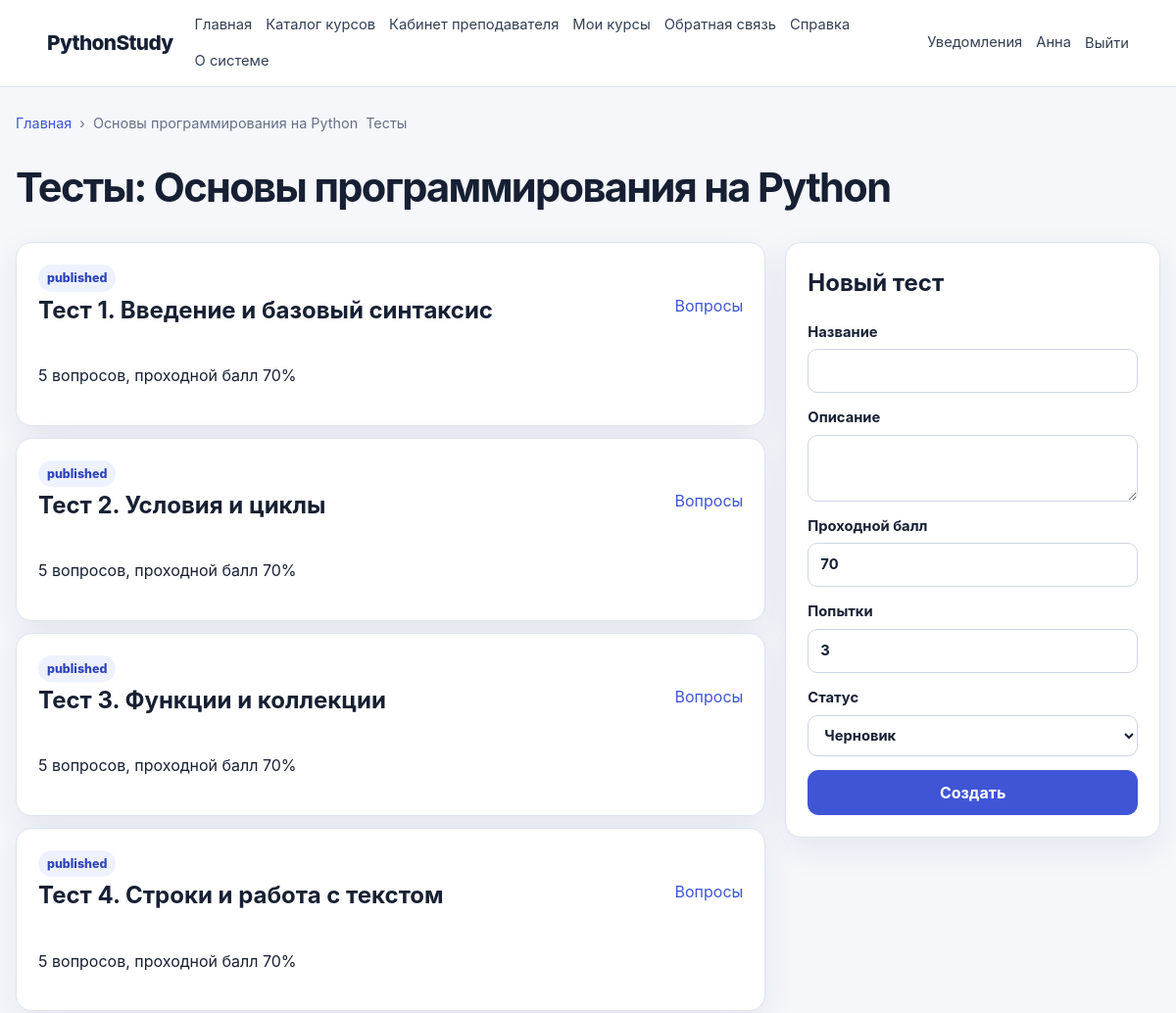
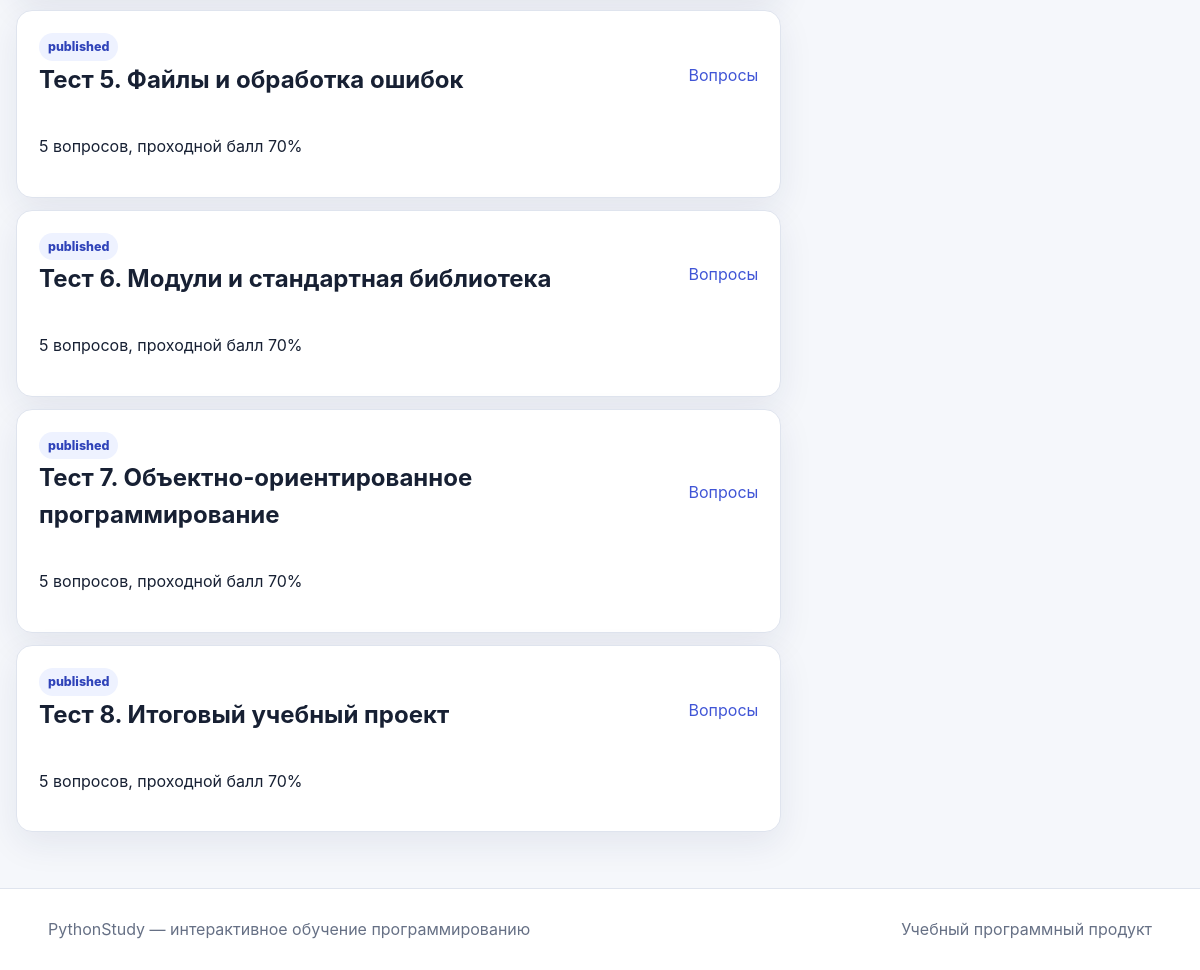
Page /teacher/courses/1/quizzes (signed in) on the committed database (2 pictures, top to bottom).
### app/models/user.py (models this page shows, shortened)
class User(UserMixin, TimestampMixin, db.Model):
    __tablename__ = "users"
    id = db.Column(db.BigInteger().with_variant(db.Integer, "sqlite"), primary_key=True)
    role_id = db.Column(db.BigInteger().with_variant(db.Integer, "sqlite"), db.ForeignKey("roles.id"), nullable=False)
    username = db.Column(db.String(80), unique=True, index=True)
    email = db.Column(db.String(255), unique=True, nullable=False, index=True)
    password_hash = db.Column(db.String(255), nullable=False)
    last_name = db.Column(db.String(100), nullable=False)
    first_name = db.Column(db.String(100), nullable=False)
    middle_name = db.Column(db.String(100))
    avatar_path = db.Column(db.String(500))
    status = db.Column(db.String(30), default="active", nullable=False, index=True)
    is_email_verified = db.Column(db.Boolean, default=False, nullable=False)
    last_login_at = db.Column(db.DateTime(timezone=True))
    role = db.relationship("Role", back_populates="users")
    taught_courses = db.relationship("Course", back_populates="teacher", foreign_keys="Course.teacher_id")
    enrollments = db.relationship("CourseEnrollment", back_populates="user", cascade="all, delete-orphan")
    lesson_progress = db.relationship("LessonProgress", back_populates="user", cascade="all, delete-orphan")
    submissions = db.relationship("Submission", back_populates="user", cascade="all, delete-orphan", foreign_keys="Submission.user_id")
    quiz_attempts = db.relationship("QuizAttempt", back_populates="user", cascade="all, delete-orphan")
    notifications = db.relationship("Notification", back_populates="user", cascade="all, delete-orphan")
    @property
    def is_active_account(self):
        return self.status == "active"
    @property
    def is_active(self):
        return self.is_active_account
    def has_role(self, *codes):
        return bool(self.role and self.role.code in codes)

### app/models/course.py (models this page shows, shortened)
class Course(TimestampMixin, db.Model):
    __tablename__ = "courses"
    id = db.Column(db.BigInteger().with_variant(db.Integer, "sqlite"), primary_key=True)
    teacher_id = db.Column(db.BigInteger().with_variant(db.Integer, "sqlite"), db.ForeignKey("users.id"), nullable=False)
    title = db.Column(db.String(255), nullable=False)
    slug = db.Column(db.String(255), unique=True, nullable=False, index=True)
    short_description = db.Column(db.String(500), nullable=False)
    full_description = db.Column(db.Text, nullable=False)
    cover_path = db.Column(db.String(500))
    difficulty = db.Column(db.String(30), default="beginner", nullable=False)
    status = db.Column(db.String(30), default="draft", nullable=False, index=True)
    estimated_hours = db.Column(db.Integer, default=1, nullable=False)
    passing_score = db.Column(db.Integer, default=70, nullable=False)
    is_sequential = db.Column(db.Boolean, default=True, nullable=False)
    published_at = db.Column(db.DateTime(timezone=True))
    teacher = db.relationship("User", back_populates="taught_courses", foreign_keys=[teacher_id])
    modules = db.relationship("CourseModule", back_populates="course", cascade="all, delete-orphan", order_by="CourseModule.order_index")
    enrollments = db.relationship("CourseEnrollment", back_populates="course", cascade="all, delete-orphan")
    quizzes = db.relationship("Quiz", back_populates="course", cascade="all, delete-orphan")

### app/models/quiz.py (models this page shows)
class Quiz(TimestampMixin, db.Model):
    __tablename__ = "quizzes"
    id = db.Column(db.BigInteger().with_variant(db.Integer, "sqlite"), primary_key=True)
    lesson_id = db.Column(db.BigInteger().with_variant(db.Integer, "sqlite"), db.ForeignKey("lessons.id"))
    course_id = db.Column(db.BigInteger().with_variant(db.Integer, "sqlite"), db.ForeignKey("courses.id"))
    created_by = db.Column(db.BigInteger().with_variant(db.Integer, "sqlite"), db.ForeignKey("users.id"), nullable=False)
    title = db.Column(db.String(255), nullable=False)
    description = db.Column(db.Text)
    time_limit_minutes = db.Column(db.Integer)
    passing_score = db.Column(db.Integer, default=70, nullable=False)
    max_attempts = db.Column(db.Integer, default=3, nullable=False)
    randomize_questions = db.Column(db.Boolean, default=False, nullable=False)
    randomize_options = db.Column(db.Boolean, default=False, nullable=False)
    show_correct_answers = db.Column(db.Boolean, default=True, nullable=False)
    status = db.Column(db.String(30), default="draft", nullable=False)
    is_required = db.Column(db.Boolean, default=True, nullable=False)
    lesson = db.relationship("Lesson", back_populates="quizzes")
    course = db.relationship("Course", back_populates="quizzes")
    author = db.relationship("User", foreign_keys=[created_by])
    questions = db.relationship("QuizQuestion", back_populates="quiz", cascade="all, delete-orphan", order_by="QuizQuestion.order_index")
    attempts = db.relationship("QuizAttempt", back_populates="quiz", cascade="all, delete-orphan")

### app/teacher/routes.py (the view, shortened to what this page needs)
@bp.route("/courses/<int:course_id>/quizzes", methods=["GET", "POST"])
@roles_required("teacher", "admin")
def course_quizzes(course_id):
    course = _own_course(course_id)
    return render_template("teacher/quizzes.html", course=course, breadcrumbs=[("Главная", "public.index"), (course.title, None), ("Тесты", None)])

### app/context_processors.py (called while the page is built)
def inject_global_context():
    return {
        "current_path": request.path,
        "is_authenticated": current_user.is_authenticated,
    }

### app/teacher/routes.py (called while the page is built)
def _own_course(course_id):
    query = Course.query.filter_by(id=course_id)
    if not current_user.has_role("admin"):
        query = query.filter_by(teacher_id=current_user.id)
    return query.first_or_404()

### app/templates/teacher/quizzes.html (shortened to what this page needs)
{% extends 'base.html' %}
{% block content %}
  <div class="page-title">
    <h1>Тесты: {{ course.title }}</h1>
  </div>
  <div class="split">
    <section class="stack">
      {% for quiz in course.quizzes %}
        <article class="panel">
          <div class="section-heading">
            <div>
              <span class="badge">{{ quiz.status }}</span>
              <h2>{{ quiz.title }}</h2>
            </div>
            <a href="{{ url_for('teacher.quiz_questions', quiz_id=quiz.id) }}">Вопросы</a>
          </div>
          <p>{{ quiz.questions|length }} вопросов, проходной балл {{ quiz.passing_score }}%</p>
        </article>
      {% else %}
        <div class="empty">Тестов нет.</div>
      {% endfor %}
    </section>
    <aside class="panel">
      <h2>Новый тест</h2>
      <form method="post">
        <label>
          Название
          <input name="title" required>
        </label>
        <label>
          Описание<textarea name="description"></textarea>
        </label>
        <label>
          Проходной балл
          <input type="number" name="passing_score" value="70">
        </label>
        <label>
          Попытки
          <input type="number" name="max_attempts" value="3">
        </label>
        <label>
          Статус
          <select name="status">
            <option value="draft">Черновик</option>
          </select>
        </label>
        <button class="button">Создать</button>
      </form>
    </aside>
  </div>
{% endblock %}

### app/templates/base.html (shortened to what this page needs)
<!DOCTYPE html>
<html lang="ru">
  <head>
    <link rel="stylesheet" href="{{ url_for('static', filename='css/main.css') }}">
    <link rel="stylesheet" href="{{ url_for('static', filename='css/responsive.css') }}">
  </head>
  <body>
    <header class="topbar">
      <a class="brand" href="{{ url_for('public.index') }}">PythonStudy</a>
      <nav class="main-nav" aria-label="Основное меню">
        <a href="{{ url_for('public.index') }}">Главная</a>
        <a href="{{ url_for('public.courses') }}">Каталог курсов</a>
        {% if current_user.is_authenticated and current_user.has_role('student') %}
          <a href="{{ url_for('student.dashboard') }}">Личный кабинет</a>
          <a href="{{ url_for('student.my_courses') }}">Мои курсы</a>
          <a href="{{ url_for('student.submissions') }}">Решения</a>
          <a href="{{ url_for('student.quiz_attempts') }}">Тесты</a>
          <a href="{{ url_for('student.progress') }}">Прогресс</a>
          <a href="{{ url_for('student.achievements') }}">Достижения</a>
        {% elif current_user.is_authenticated and current_user.has_role('teacher') %}
          <a href="{{ url_for('teacher.dashboard') }}">Кабинет преподавателя</a>
          <a href="{{ url_for('teacher.courses') }}">Мои курсы</a>
        {% elif current_user.is_authenticated and current_user.has_role('admin') %}
          <a href="{{ url_for('admin.dashboard') }}">Администрирование</a>
          <a href="{{ url_for('admin.users') }}">Пользователи</a>
          <a href="{{ url_for('admin.settings') }}">Настройки</a>
        {% endif %}
        <a href="{{ url_for('public.feedback') }}">Обратная связь</a>
        <a href="{{ url_for('public.help_page') }}">Справка</a>
        <a href="{{ url_for('public.about') }}">О системе</a>
      </nav>
      <div class="auth-zone">
        {% if current_user.is_authenticated %}
          <a href="{{ url_for('student.notifications') }}">Уведомления</a>
          <a href="{{ url_for('student.profile') }}">{{ current_user.first_name }}</a>
          <form method="post" action="{{ url_for('auth.logout') }}" class="inline-form">
            <button class="link-button" type="submit">Выйти</button>
          </form>
        {% else %}
          <a href="{{ url_for('auth.login') }}">Войти</a>
          <a class="button small" href="{{ url_for('auth.register') }}">Регистрация</a>
        {% endif %}
      </div>
    </header>
    <main class="page-shell">
      {% include 'partials/breadcrumbs.html' %}
      {% block content %}{% endblock %}
    </main>
    <footer class="footer">
      <div>PythonStudy — интерактивное обучение программированию</div>
      <div>Учебный программный продукт</div>
    </footer>
  </body>
</html>

### app/templates/partials/breadcrumbs.html
{% if breadcrumbs %}
  <nav class="breadcrumbs" aria-label="Хлебные крошки">
    {% for item in breadcrumbs %}
      {% if not loop.last and item[1] %}
        {% if item[1] is string %}
          <a href="{{ url_for(item[1]) }}">{{ item[0] }}</a>
        {% else %}
          <a href="{{ item[1]() }}">{{ item[0] }}</a>
        {% endif %}
        <span>›</span>
      {% else %}
        <span aria-current="page">{{ item[0] }}</span>
      {% endif %}
    {% endfor %}
  </nav>
{% endif %}

### app/static/css/main.css (style rules this page uses)
:root { --bg: #f5f7fb; --surface: #ffffff; --surface-soft: #eef2ff; --text: #172033; --muted: #667085; --line: #dfe4ee; --primary: #4055d6; --primary-dark: #2f43b9; --success: #18794e; --danger: #b42318; --warning: #a15c00; --radius: 16px; --shadow: 0 12px 35px rgba(27, 39, 94, 0.08); }
* { box-sizing: border-box; }
html { scroll-behavior: smooth; }
body { margin: 0; font-family: Inter, -apple-system, BlinkMacSystemFont, "Segoe UI", sans-serif; color: var(--text); background: var(--bg); line-height: 1.55; }
a { color: var(--primary); text-decoration: none; }
button, input, textarea, select { font: inherit; }
button { cursor: pointer; }
.topbar { position: sticky; top: 0; z-index: 20; display: grid; grid-template-columns: auto 1fr auto; align-items: center; gap: 22px; padding: 14px 4vw; background: rgba(255,255,255,.96); border-bottom: 1px solid var(--line); backdrop-filter: blur(14px); }
.brand { font-size: 1.3rem; font-weight: 850; color: var(--text); letter-spacing: -.03em; }
.main-nav, .auth-zone { display: flex; align-items: center; gap: 14px; flex-wrap: wrap; }
.main-nav a, .auth-zone a, .link-button { color: #344054; font-size: .92rem; }
.auth-zone { justify-content: flex-end; }
.inline-form { display: inline; margin: 0; }
.link-button { border: 0; background: transparent; padding: 0; }
.page-shell { width: min(1180px, calc(100% - 32px)); margin: 0 auto; min-height: calc(100vh - 160px); padding: 26px 0 56px; }
.footer { display: flex; justify-content: space-between; gap: 16px; padding: 28px 4vw; color: var(--muted); background: #fff; border-top: 1px solid var(--line); }
.breadcrumbs { display: flex; align-items: center; gap: 8px; margin-bottom: 22px; color: var(--muted); font-size: .9rem; overflow-x: auto; white-space: nowrap; }
.button { display: inline-flex; align-items: center; justify-content: center; gap: 8px; border: 1px solid var(--primary); border-radius: 11px; padding: 10px 16px; background: var(--primary); color: #fff; font-weight: 700; text-decoration: none; transition: .15s ease; }
.actions, .page-title, .section-heading, .dashboard-header { display: flex; align-items: center; justify-content: space-between; gap: 18px; }
.page-title { margin-bottom: 24px; }
.page-title h1, .dashboard-header h1 { margin: 0; font-size: clamp(1.8rem, 4vw, 2.6rem); letter-spacing: -.04em; }
.badge { display: inline-flex; width: fit-content; padding: 4px 9px; border-radius: 999px; background: var(--surface-soft); color: var(--primary-dark); font-size: .78rem; font-weight: 800; }
.feature-grid article, .panel { padding: 22px; border: 1px solid var(--line); border-radius: var(--radius); background: var(--surface); box-shadow: var(--shadow); }
.feature-grid h3, .panel h2 { margin-top: 0; }
form { display: grid; gap: 14px; }
label { display: grid; gap: 6px; font-weight: 700; font-size: .92rem; }
input, textarea, select { width: 100%; padding: 10px 12px; border: 1px solid #cfd6e3; border-radius: 10px; background: #fff; color: var(--text); outline: none; }
textarea { resize: vertical; }
.simple-list, .button-stack, .stack, .progress-list, .notification-list, .test-results { display: grid; gap: 12px; }
.split { display: grid; grid-template-columns: minmax(0, 1.6fr) minmax(280px, .8fr); gap: 20px; align-items: start; }

### rows in the picture
User: first_name "Анна"
Course: title "Основы программирования на Python"
Quiz: status "published", title "Тест 1. Введение и базовый синтаксис", questions|length "5", passing_score "70"
Quiz: status "published", title "Тест 2. Условия и циклы", questions|length "5", passing_score "70"
Quiz: status "published", title "Тест 3. Функции и коллекции", questions|length "5", passing_score "70"
Quiz: status "published", title "Тест 4. Строки и работа с текстом", questions|length "5", passing_score "70"
Quiz: status "published", title "Тест 5. Файлы и обработка ошибок", questions|length "5", passing_score "70"
Quiz: status "published", title "Тест 6. Модули и стандартная библиотека", questions|length "5", passing_score "70"
Quiz: status "published", title "Тест 7. Объектно-ориентированное программирование", questions|length "5", passing_score "70"
Quiz: status "published", title "Тест 8. Итоговый учебный проект", questions|length "5", passing_score "70"

### other values in the picture
{{ item[0] }} "Главная"
{{ item[0] }} "Тесты"
